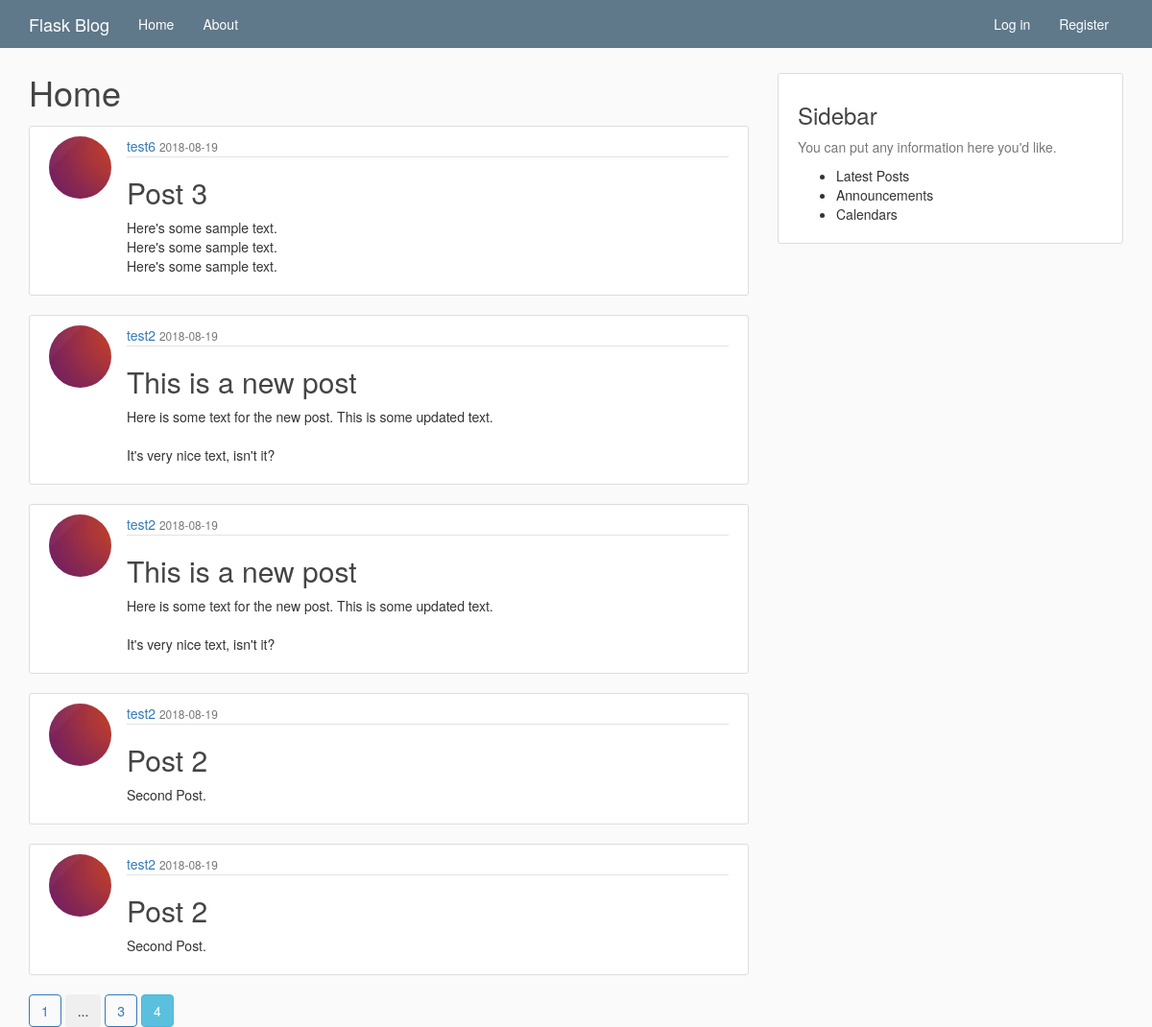
Page /home?page=4 on the earlier database version.
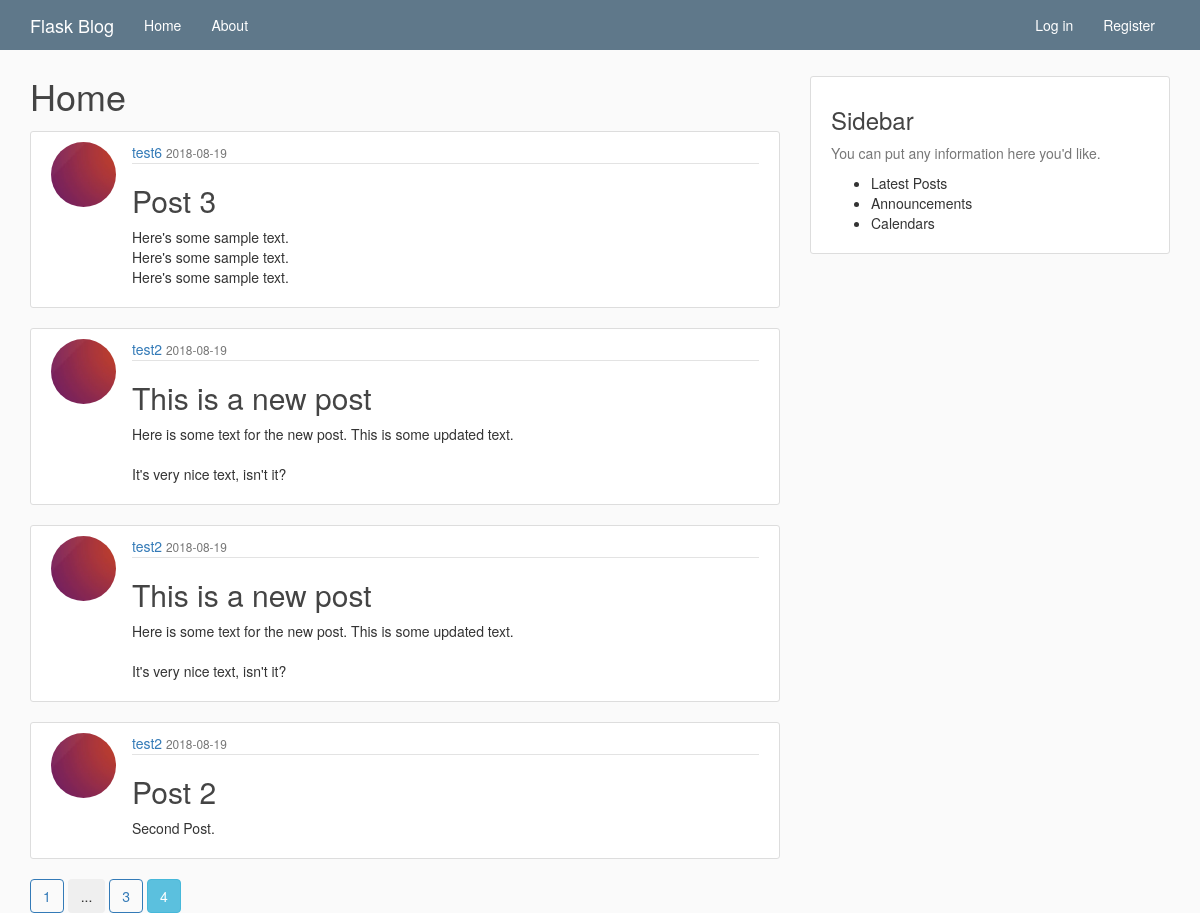
Same page on the later database version.
### flaskblog/models.py (models this page shows, shortened)
class Post(db.Model):
  id = db.Column(
      db.Integer, primary_key=True)
  title = db.Column(
      db.String(100), nullable=False)
  date_posted = db.Column(
      db.DateTime, nullable=False, default=datetime.utcnow)
  content = db.Column(
      db.Text, nullable=False)
  user_id = db.Column(
      db.Integer, db.ForeignKey('user.id'), nullable=False)

class User(db.Model, UserMixin):
  id = db.Column(
      db.Integer, primary_key=True)
  username = db.Column(
      db.String(20), unique=True, nullable=False)
  email = db.Column(
      db.String(120), unique=True, nullable=False)
  image_file = db.Column(
      db.String(20), nullable=False,
      default='default.jpg')  # Store for image hash
  password = db.Column(db.String(60), nullable=False)
  posts = db.relationship('Post', backref='author', lazy=True)

### flaskblog/main/routes.py (the view)
@main.route('/')
@main.route('/home')  # Second route decorator for multiple redirects
def home():
  page = request.args.get('page', 1, type=int)
  posts = Post.query.order_by(
      Post.date_posted.desc()).paginate(page=page, per_page=5)
  return render_template('home.html', posts=posts)

### flaskblog/templates/home.html
{% extends "layout.html" %}
{% block content %}
    <h1>Home</h1>
  {% for post in posts.items %}
    <article class="media content-section">
      <img src="{{ url_for('static', filename='profile_pics/' + post.author.image_file) }}" class="rounded-circle article-img">
      <div class="media-body">
        <div class="article-metadata">
          <a href="{{ url_for('users.user_posts', username=post.author.username) }}" class="mr-2">{{ post.author.username }}</a>
          <small class="text-muted">{{ post.date_posted.strftime('%Y-%m-%d') }}</small>
        </div>
        <h2>
          <a href="{{ url_for('posts.post', post_id=post.id) }}" class="article-title">{{ post.title }}</a>
        </h2>
        <p class="article-content">{{ post.content }}</p>
      </div>
    </article>
  {% endfor %}
  {% for page_num in posts.iter_pages(left_edge=1, right_edge=1, left_current=1, right_current=2) %}
      {% if page_num %}
        {% if posts.page == page_num %}
          <a href="{{ url_for('main.home', page=page_num) }}" class="btn btn-info mb-4">{{ page_num }}</a>
        {% else %}
          <a href="{{ url_for('main.home', page=page_num) }}" class="btn btn-outline-info mb-4">{{ page_num }}</a>
        {% endif %}
      {% else %}
        <button type="button" class="btn btn-outline-secondary">...</button>
      {% endif %}
  {% endfor %}
{% endblock content %}

Differences in the rows shown:
removed Post: image_file (placeholder picture), author.username "test2", date_posted "2018-08-19", title "Post 2", content "Second Post."
